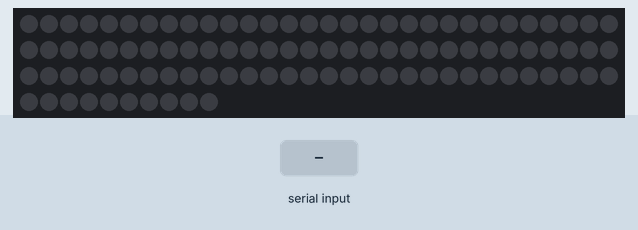
Bench run of a sketch on a simulated Arduino Mega 2560, built with avr-gcc and run on an emulated ATmega2560. Parts: 100 RGB LEDs in strip order, left to right, continuing on the next row. Inputs (shaded band) come from the test bench.

Above: at 1.2 s.
1.3 s: "pulse" received over the second serial link
At 5.15 s:
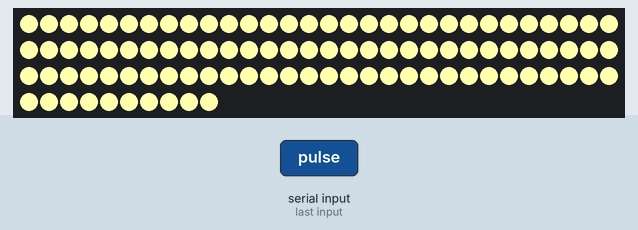
At 8.7 s:
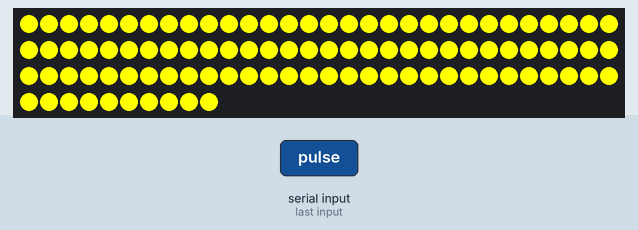
Timing chart, 0 to 10.2 s (numbered marks = the images above; inputs shaded):
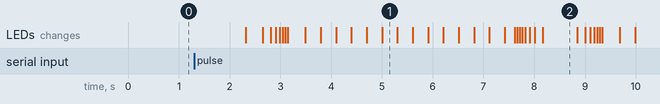

Measured:
- after the input at 1.3 s, the LEDs: first change after 1.0 s (image 1 shows a later state)

The sketch:

teensySimLightBluetooth.ino
```cpp
#include <Adafruit_NeoPixel.h>
#ifdef __AVR__
  #include <avr/power.h>
#endif

#define PIN 6

#define NUM_LEDS 100

Adafruit_NeoPixel strip = Adafruit_NeoPixel(NUM_LEDS, PIN, NEO_GRBW + NEO_KHZ800);

int fade[] = {
    0,  0,  0,  0,  0,  0,  0,  0,  0,  0,  0,  0,  0,  0,  0,  0,
    0,  0,  0,  0,  0,  0,  0,  0,  0,  0,  0,  0,  1,  1,  1,  1,
    1,  1,  1,  1,  1,  1,  1,  1,  1,  2,  2,  2,  2,  2,  2,  2,
    2,  3,  3,  3,  3,  3,  3,  3,  4,  4,  4,  4,  4,  5,  5,  5,
    5,  6,  6,  6,  6,  7,  7,  7,  7,  8,  8,  8,  9,  9,  9, 10,
   10, 10, 11, 11, 11, 12, 12, 13, 13, 13, 14, 14, 15, 15, 16, 16,
   17, 17, 18, 18, 19, 19, 20, 20, 21, 21, 22, 22, 23, 24, 24, 25,
   25, 26, 27, 27, 28, 29, 29, 30, 31, 32, 32, 33, 34, 35, 35, 36,
   37, 38, 39, 39, 40, 41, 42, 43, 44, 45, 46, 47, 48, 49, 50, 50,
   51, 52, 54, 55, 56, 57, 58, 59, 60, 61, 62, 63, 64, 66, 67, 68,
   69, 70, 72, 73, 74, 75, 77, 78, 79, 81, 82, 83, 85, 86, 87, 89,
   90, 92, 93, 95, 96, 98, 99,101,102,104,105,107,109,110,112,114,
  115,117,119,120,122,124,126,127,129,131,133,135,137,138,140,142,
  144,146,148,150,152,154,156,158,160,162,164,167,169,171,173,175,
  177,180,182,184,186,189,191,193,196,198,200,203,205,208,210,213,
  215,218,220,223,225,228,231,233,236,239,241,244,247,249,252,255 };

String str = "";
byte b = 255;
int c[] = {255,255,0};
String style = "full";

void setup() {
  Serial1.begin(9600);
  strip.setBrightness(b);
  strip.begin();
  strip.show(); // Initialize all pixels to 'off'
}


void loop()
{
  String pstr = str;
  if( Serial1.available() > 0 )
  {
    str = Serial1.readString();
  }

  if(str == "pulse")
  {
    pulse(5);
  }
  else if(str == "full")
  {
    full();
  }
  else
  {
    str = pstr;
  }
}

void pulse(uint8_t wait) {
  for(int j = 0; j < 256 ; j++){
      for(uint16_t i=0; i<strip.numPixels(); i++) {
          strip.setPixelColor(i, strip.Color(c[0],c[1],c[2], fade[j] ) );
        }
        delay(wait);
        strip.show();
      }

  for(int j = 255; j >= 0 ; j--){
      for(uint16_t i=0; i<strip.numPixels(); i++) {
          strip.setPixelColor(i, strip.Color(c[0],c[1],c[2], fade[j] ) );
        }
        delay(wait);
        strip.show();
      }
}

void full() {

    for(uint16_t i=0; i<strip.numPixels(); i++) {
        strip.setPixelColor(i, strip.Color(0,0,0,255) );
    }
    strip.show();
}
```
